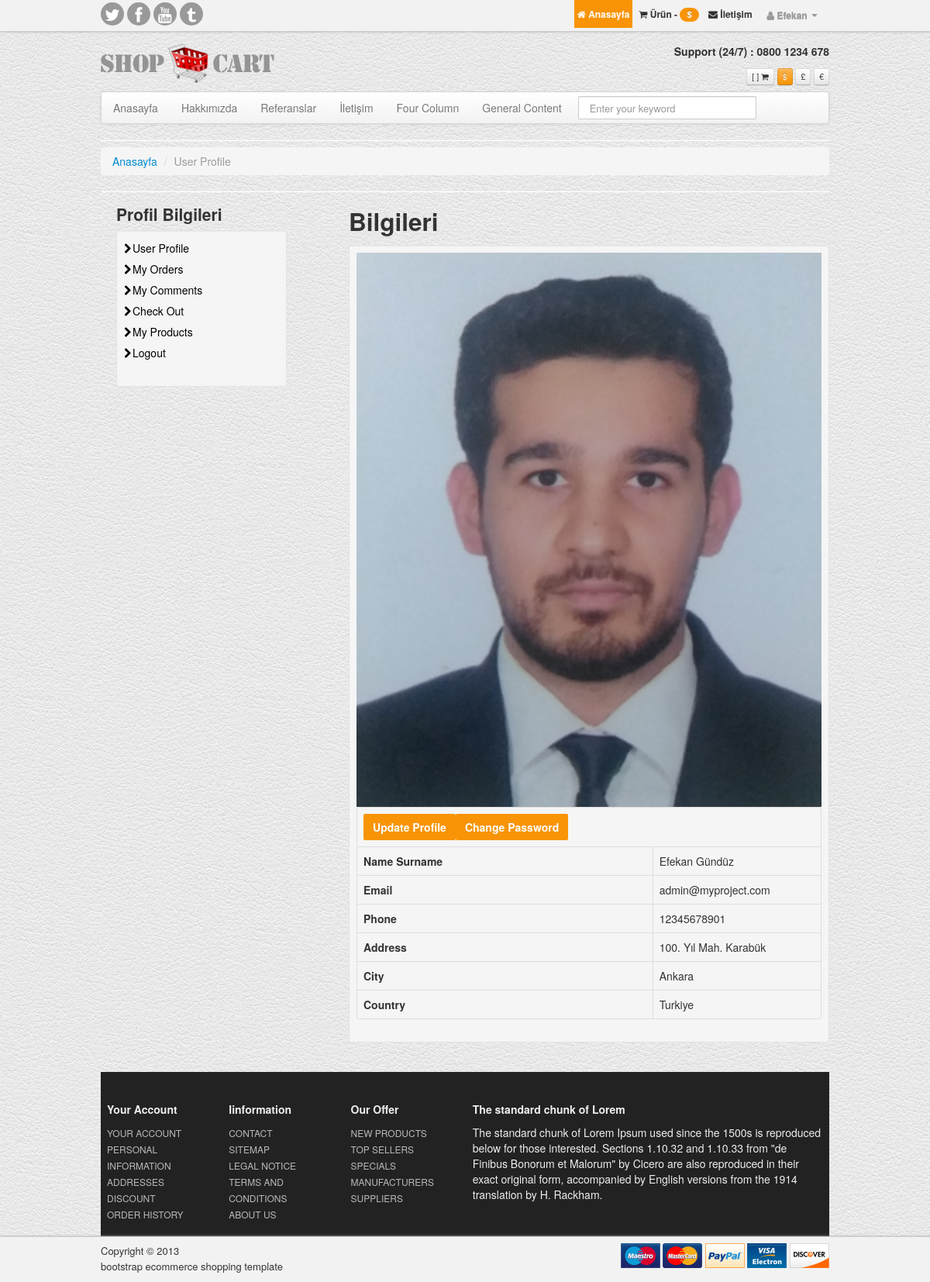
The page /user/ (signed in) on the database its author committed.
### home/models.py (models this page shows, shortened)
class UserProfile(models.Model):
    user = models.OneToOneField(User, on_delete=models.CASCADE)
    phone = models.CharField(blank=True, max_length=20)
    address = models.CharField(blank=True, max_length=150)
    city = models.CharField(blank=True, max_length=20)
    country = models.CharField(blank=True, max_length=20)
    image = models.ImageField(blank=True, upload_to='images/users/')
    def user_name(self):
        return '[' + self.user.username + '] ' + self.user.first_name + ' ' + self.user.last_name
    def image_tag(self):
        return mark_safe('<img src="{}" height="50"/>'.format(self.image.url))
    image_tag.short_description = 'Image'

### user/views.py (the view)
# urls.py: path('', views.index, name='index'),
def index(request):
    category = Category.objects.all()
    current_user = request.user
    profile = UserProfile.objects.get(user_id=current_user.id)
    context = {'category': category,
               'profile': profile
               }
    return render(request, 'user_profile.html', context)

### user/templates/user_profile.html (shortened to what this page needs)
{%  extends "homebase.html" %}
{% block content %}
	<hr class="soften">
	<div>
        <ul class="breadcrumb">
		    <li><a href="/">Anasayfa</a> <span class="divider">/</span></li>
		    <li class="active">User Profile</li>
        </ul>
	</div>
	<hr class="soften">
	<div class="row">
		<div class="span4">
            {% include "user_panel.html" %}
		</div>
		<div class="span8">
            <h2>Bilgileri</h2>
            <div class="well well-small">
        <table class="table table-bordered">
              <thead>
              <tr>
                  <th class="text-left">
                      <a href="/user/update" class="shopBtn btn-large pull-left">Update Profile</a>
                      <a href="/user/password" class="shopBtn btn-large pull-center">Change Password</a>
                  </th>
              </tr>
                <tr>
                    <img src="{{ profile.image.url }}" alt="">
                </tr>
                <tr>
                    <th>Name Surname</th>
                    <td>{{ profile.user.first_name }} {{ profile.user.last_name }}</td>
                </tr>
                <tr>
                    <th>Email</th>
                    <td>{{ profile.user.email }}</td>
                </tr>
                <tr>
                    <th>Phone</th>
                    <td>{{ profile.phone }}</td>
                </tr>
                <tr>
                    <th>Address</th>
                    <td>{{ profile.address }}</td>
                </tr>
                <tr>
                    <th>City</th>
                    <td>{{ profile.city }}</td>
                </tr>
                <tr>
                    <th>Country</th>
                    <td>{{ profile.country }}</td>
                </tr>
              </thead>
            </table>
            </div>
		</div>
	</div>
{% endblock %}

### home/templates/header.html (shortened to what this page needs)
<div class="navbar navbar-inverse navbar-fixed-top">
    {% load static %}
    <div class="topNav">
		<div class="container">
			<div class="alignR">
				<div class="pull-left socialNw">
					<a href="#"><span class="icon-twitter"></span></a>
					<a href="#"><span class="icon-facebook"></span></a>
					<a href="#"><span class="icon-youtube"></span></a>
					<a href="#"><span class="icon-tumblr"></span></a>
				</div>
				<a class="active" href="/"> <span class="icon-home"></span> Anasayfa</a>
                {% if user.id is not None %}
                    <ul class="nav pull-right">
			            <li class="dropdown">
				            <a data-toggle="dropdown" class="dropdown-toggle" href="/"><span class="icon-user"></span> {{ user.first_name}} <b class="caret"></b></a>
			            </li>
			        </ul>
				<a href="/shopcart/"><span class="icon-shopping-cart"></span> {{ request.session.cart_items }} Ürün - <span class="badge badge-warning"> ${{ total }}</span></a>
                {% else %}
				<a href="/signup"><span class="icon-edit"></span> Kayıt Ol </a>
                    <a href="/login"><span class="icon-user"></span> Giriş Yap </a>
                {% endif %}
            <a href="/iletisim"><span class="icon-envelope"></span> İletişim</a>
			</div>
		</div>
	</div>
</div>
<div class="container">
<header id="header">
<div class="row">
	<div class="span4">
	<h1>
	<a class="logo" href="/"><span>Twitter Bootstrap ecommerce template</span>
        {% load static %}
		<img src="{% static 'assets/img/logo-bootstrap-shoping-cart.png' %}" alt="bootstrap sexy shop">
	</a>
	</h1>
	</div>
	<div class="span8 alignR">
	<p><br> <strong> Support (24/7) :  0800 1234 678 </strong><br><br></p>
	<a href="/shopcart/"><span class="btn btn-mini"href="/shopcart/">[ {{ request.session.cart_items }}  ]  <span class="icon-shopping-cart" href="/shopcart/"></span></span></a>
	<span class="btn btn-warning btn-mini">$</span>
	<span class="btn btn-mini">&pound;</span>
	<span class="btn btn-mini">&euro;</span>
	</div>
</div>
</header>
<div class="navbar">
    {% load static %}
	  <div class="navbar-inner">
		<div class="container">
		  <div class="nav-collapse">
			<ul class="nav">
			  <li class=""><a href="/">Anasayfa</a></li>
			  <li class=""><a href="/hakkimizda">Hakkımızda</a></li>
			  <li class=""><a href="/referanslar">Referanslar</a></li>
			  <li class=""><a href="/iletisim">İletişim</a></li>
			  <li class=""><a href="{% static 'four-col.html' %}">Four Column</a></li>
			  <li class=""><a href="{% static 'general.html' %}">General Content</a></li>
			</ul>
			<form action="/search/" class="navbar-search pull-left" method="post">
			  <input type="text" name="query" placeholder="Enter your keyword" class="search-query span2">
			</form>
		  </div>
		</div>
	  </div>
	</div>

### home/static/style.css (style rules this page uses)
body { background:url(assets/img/white_leather.png) repeat 0 0; }
#header { padding:8px 0 8px; }
#header a { text-decoration:none }
#header p { padding:0; margin:0; line-height:1em; font-size:100% }
#header h1 { margin:0;line-height:1em }
#header { padding-top:44px; }
.logo { padding-top: 11px;display: block; }
hr.soften { margin: 8px 0;background: #DDD; }
.navbar-inner { padding-left: 0;padding-right: 0; }
.alignR { text-align:right; }
.navbar .nav , .marginLess { margin:0 }
.navbar-search .search-query { padding: 4px 14px;-moz-border-radius: 1px;-webkit-border-radius: 1px;border-radius: 1px;line-height: 1.5em; min-width: 200px; }
.navbar-search { margin-left:6px; }
.topNav { padding: 0;border-bottom: 1px solid #CCC;background: #f2f2f2;box-shadow: 0 0 3px #B1AFAF; }
.topNav a { color:#333; font-size:12px; font-weight:bold; display:inline-block; padding:8px 4px; }
.topNav a:hover, .topNav a.active { color:#fff; background:#f89406; text-decoration:none }
.socialNw a { width:24px; height:24px; line-height:24px; display:inline-block; padding:3px; margin-top:3px; font-size:21px; border-radius:50%; background:#999; color:#fff; text-align:center; }
.shopBtn { min-height: 34px;font-size: 14px;font-weight: bold;line-height: 34px;text-align: center;color: #fff;border-radius: 2px;background: #f89406;display:inline-block;padding:0 12px;border:0; }

### rows shown on the page
UserProfile: image (picture), user.first_name "Efekan", user.last_name "Gündüz", user.email "admin@myproject.com", phone "12345678901", address "100. Yıl Mah. Karabük", city "Ankara", country "Turkiye"

### other values the page prints
{{ user.first_name }} "Efekan"
